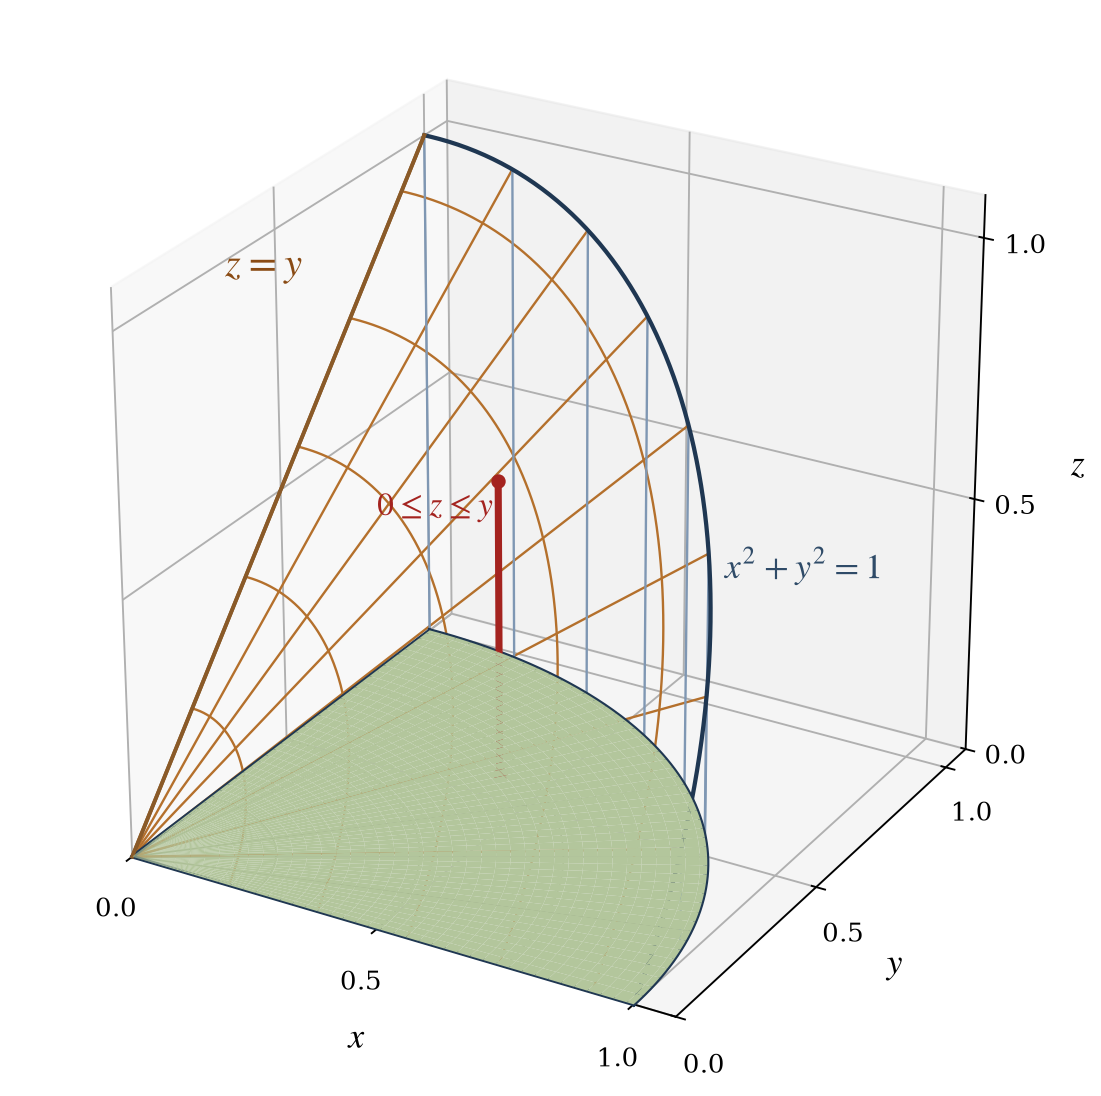

Write Python code to recreate this figure.
"""Draw the solid of Exercise 15.7.49 as a see-through surface sketch.

The solid is the part of the quarter cylinder x**2 + y**2 <= 1 that lies between
the planes z = 0 and z = y. The base z = 0 is filled. The slanted top z = y is
drawn as a ruled grid, the curved wall x**2 + y**2 = 1 as vertical ribs, and one
red segment marks a typical range 0 <= z <= y.
"""

from base64 import b64encode
from pathlib import Path

import matplotlib
import numpy as np
from matplotlib import pyplot as plt


def main():
    """Draw the solid of Exercise 15.7.49 and save the figure with its Base64 text."""
    matplotlib.rcParams.update({
        "font.family": "serif",
        "font.serif": ["DejaVu Serif"],
        "mathtext.fontset": "stix",
        "figure.dpi": 170,
    })

    figure = plt.figure(figsize=(7.4, 6.6), dpi=170)
    axes = figure.add_subplot(projection="3d")

    angle = np.linspace(0.0, np.pi / 2, 240)

    angle_grid, radial_grid = np.meshgrid(angle, np.linspace(0.0, 1.0, 80))
    disc_x = radial_grid * np.cos(angle_grid)
    disc_y = radial_grid * np.sin(angle_grid)
    axes.plot_surface(disc_x, disc_y, np.zeros_like(disc_x), color="#b3c69c", alpha=1.0,
                      linewidth=0.0, shade=False)

    for radius in np.linspace(0.25, 0.75, 3):
        axes.plot(radius * np.cos(angle), radius * np.sin(angle), np.zeros_like(angle),
                  color="#7d9163", linewidth=0.7, alpha=0.75)
    for ray_angle in np.linspace(0.0, np.pi / 2, 7):
        axes.plot([0.0, np.cos(ray_angle)], [0.0, np.sin(ray_angle)], [0.0, 0.0],
                  color="#7d9163", linewidth=0.7, alpha=0.75)

    for fraction in np.linspace(0.2, 0.92, 5):
        axes.plot(fraction * np.cos(angle), fraction * np.sin(angle), fraction * np.sin(angle),
                  color="#b4702c", linewidth=1.0)
    for ray_angle in np.linspace(0.0, np.pi / 2, 9):
        axes.plot([0.0, np.cos(ray_angle)], [0.0, np.sin(ray_angle)],
                  [0.0, np.sin(ray_angle)], color="#b4702c", linewidth=1.0)

    for ray_angle in np.linspace(0.0, np.pi / 2, 9):
        axes.plot([np.cos(ray_angle), np.cos(ray_angle)],
                  [np.sin(ray_angle), np.sin(ray_angle)],
                  [0.0, np.sin(ray_angle)], color="#7f97b3", linewidth=1.0)

    axes.plot(np.cos(angle), np.sin(angle), np.sin(angle), color="#1f3752", linewidth=1.8)
    axes.plot(np.cos(angle), np.sin(angle), np.zeros_like(angle), color="#1f3752", linewidth=1.8)
    axes.plot(np.zeros_like(angle), np.sin(angle), np.sin(angle), color="#8a5a28", linewidth=1.6)
    axes.plot(np.linspace(0.0, 1.0, 2), np.zeros(2), np.zeros(2), color="#1f3752", linewidth=1.6)
    axes.plot(np.zeros(2), np.linspace(0.0, 1.0, 2), np.zeros(2), color="#1f3752", linewidth=1.6)
    axes.plot(np.zeros(2), np.linspace(0.0, 1.0, 2), np.linspace(0.0, 1.0, 2),
              color="#8a5a28", linewidth=1.6)

    sample_x, sample_y = 0.40, 0.58
    axes.plot([sample_x, sample_x], [sample_y, sample_y], [0.0, sample_y],
              color="#a4231f", linewidth=3.0, solid_capstyle="round")
    axes.scatter([sample_x], [sample_y], [0.0], color="#a4231f", s=26, depthshade=False)
    axes.scatter([sample_x], [sample_y], [sample_y], color="#a4231f", s=26, depthshade=False)

    axes.text(-0.10, 0.74, 0.80, r"$z = y$", color="#8a4b14", fontsize=17, ha="right")
    axes.text(1.00, 0.30, 0.66, r"$x^2 + y^2 = 1$", color="#2f4b68", fontsize=15)
    axes.text(0.05, 0.74, 0.36, r"$0 \leq z \leq y$", color="#a4231f", fontsize=14)

    axes.set_xlabel(r"$x$", fontsize=15, labelpad=8)
    axes.set_ylabel(r"$y$", fontsize=15, labelpad=8)
    axes.set_zlabel(r"$z$", fontsize=15, labelpad=8)
    axes.set_xlim(0.0, 1.08)
    axes.set_ylim(0.0, 1.08)
    axes.set_zlim(0.0, 1.08)
    axes.set_box_aspect((1.0, 1.0, 1.0))
    axes.view_init(elev=26, azim=-60)
    axes.set_xticks([0.0, 0.5, 1.0])
    axes.set_yticks([0.0, 0.5, 1.0])
    axes.set_zticks([0.0, 0.5, 1.0])
    axes.tick_params(labelsize=11)
    axes.grid(True)

    figure.tight_layout()
    output_path = Path(__file__).with_name("part1_figure1.png")
    figure.savefig(output_path, dpi=170, bbox_inches="tight", facecolor="white")
    print(output_path.resolve())

    encoded = b64encode(output_path.read_bytes()).decode("ascii")
    text_path = output_path.with_name("part1_figure1.b64.txt")
    text_path.write_text(encoded, encoding="ascii")
    print(text_path.resolve())
    print(f"base64 length: {len(encoded)}")


if __name__ == "__main__":
    main()
